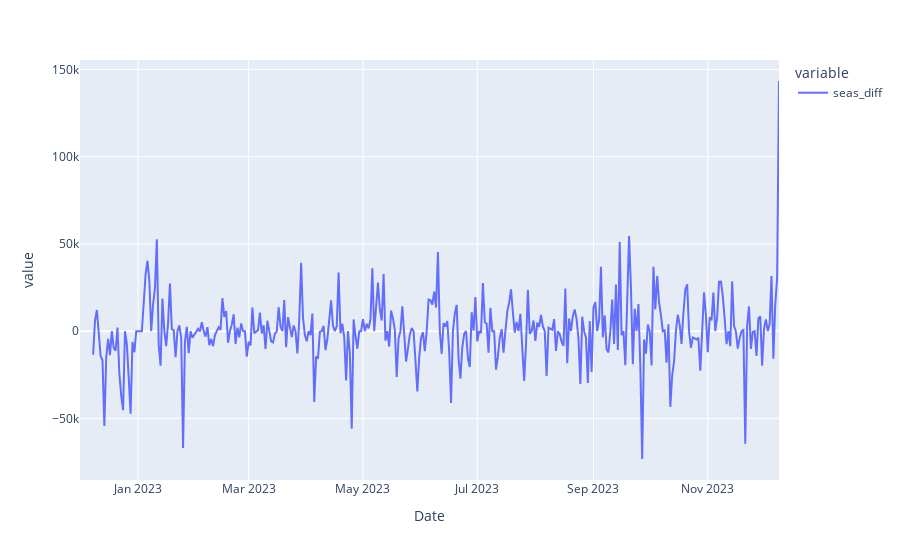

The cell this chart's notebook holds for it:
### Code cell
# Visualizamos la estacionalidad
px.line(df_baseline['seas_diff'])

### Figure 1 — Plotly figure (JSON) as saved in the notebook; plotly's stock layout.template omitted (floating-point values rounded to 4 significant figures; data arrays with more than 128 entries replaced by an {"elided": "..."} marker saying what was removed)
{"data": [{"hovertemplate": "variable=seas_diff<br>Date=%{x}<br>value=%{y}<extra></extra>", "legendgroup": "seas_diff", "line": {"color": "#636efa", "dash": "solid"}, "marker": {"symbol": "circle"}, "mode": "lines", "name": "seas_diff", "orientation": "v", "showlegend": true, "type": "scatter", "x": {"elided": "374 str values"}, "xaxis": "x", "y": {"elided": "374 float values"}, "yaxis": "y"}], "layout": {"legend": {"title": {"text": "variable"}, "tracegroupgap": 0}, "margin": {"t": 60}, "xaxis": {"anchor": "y", "domain": [0, 1], "title": {"text": "Date"}}, "yaxis": {"anchor": "x", "domain": [0, 1], "title": {"text": "value"}}}}
